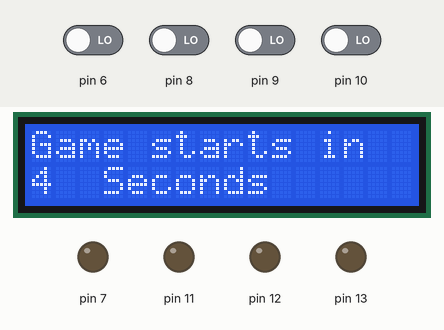
Simulated run of this sketch. Board: Arduino Uno, built with avr-gcc and run on an emulated ATmega328P. On the bench: 16×2 character LCD, output pins drawn as LEDs (lit = HIGH). Inputs (shaded band) come from the test bench; at power-on: pin 6, pin 8–10 LOW. Random numbers use the default seed unless the sketch sets one. At 16.2 s the program stops and its outputs stay as they are.

Above: at 1.1 s.
At 7.2 s:
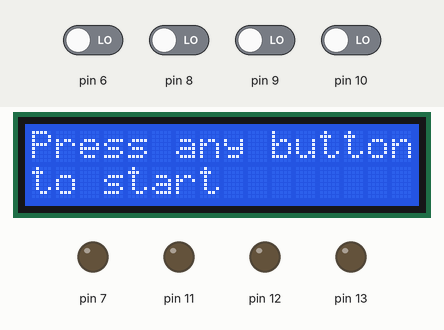
7.3 s: pin 6 driven HIGH
At 9.0 s:
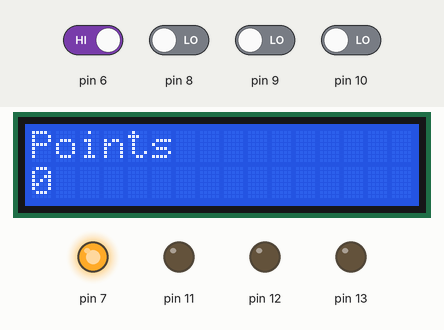
At 11.2 s:
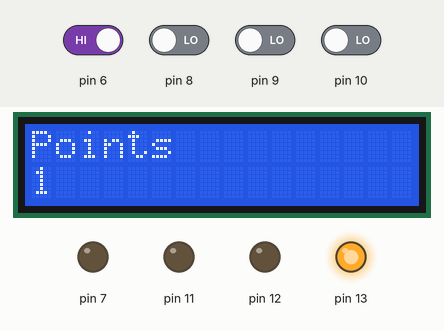
16.3 s: pin 8 driven HIGH
Timing chart, 0 to 17.7 s (numbered marks = the images above; inputs shaded):
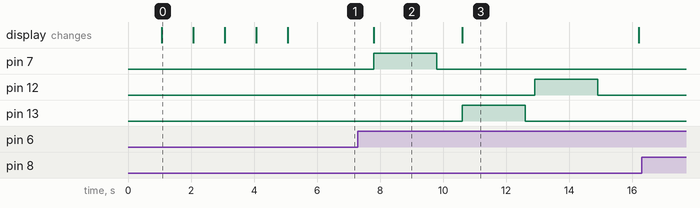

The sketch:

RememberLEDs.ino
```cpp
#include <LiquidCrystal.h>

LiquidCrystal lcd(0, 1, 2, 3, 4, 5);

int delayTimer = 2000;
int roundCounter = 0;
int lightCounter = 0;
int points = 0;

int lightList[100];
int listCounter = 0;

int previouslyPressedList[100];
int pressCounter = 0;

boolean gameStarted = false;

int i = 0;

int val1 = 0;
int val2 = 0;
int val3 = 0;
int val4 = 0;

void setup() {

    pinMode(6, INPUT);
    pinMode(7, OUTPUT);
    pinMode(8, INPUT);
    pinMode(9, INPUT);
    pinMode(10,INPUT);
    pinMode(13, OUTPUT);
    pinMode(12, OUTPUT);
    pinMode(11, OUTPUT);

  lcd.begin(16, 2);

  startGame();

  randomSeed(analogRead(0));
}

void loop() {

  val1 = digitalRead(6);
  val2 = digitalRead(8);
  val3 = digitalRead(9);
  val4 = digitalRead(10);

  if(val1 == HIGH) {
    updatePressedList(1);
    if(roundCounter == lightCounter){
      setLights();
   }
  }

  if(val2 == HIGH){
    updatePressedList(2);
    if(roundCounter == lightCounter){
      setLights();
   }
  }

  if (val3 == HIGH) {
    updatePressedList(3);
    if(roundCounter == lightCounter){
      setLights();
   }
  }

  if (val4 == HIGH) {
    updatePressedList(4);
    if(roundCounter == lightCounter){
      setLights();
   }
  }
}

void stopGame(){

 lcd.clear();
 lcd.setCursor(0,0);
 lcd.print("Final points");
 lcd.setCursor(0,1);
 lcd.print(points);

 while(true){
 }

}

void startGame(){

 lcd.print("Game starts in");
 lcd.setCursor(3,1);
 lcd.print("Seconds");
 for(int i = 5; i > 0; i--){

  lcd.setCursor(0, 1);
  lcd.print(i);
  delay(1000);
 }
 goLive();
}

void goLive(){

 lcd.clear();
 lcd.setCursor(0,0);
 lcd.print("Press any button");
 lcd.setCursor(0,1);
 lcd.print("to start");
 delay(1000);
 loop();

}

void setLights(){

  checkAnswer();
  lcd.clear();
  lcd.print("Points");
  lcd.setCursor(0,1);
  lightCounter++;
  lcd.print(points);
  for(int i = 0; i < lightCounter; i++){
  setRandomLight();
  }

}

void checkAnswer(){

 if(!gameStarted) {
  gameStarted = true;
 }

 else {
   for(int i = 0; i < listCounter; i++){

     if(previouslyPressedList[i] == lightList[i]){
      points++;
     }

     else {
      stopGame();
     }
  }
 }
 roundCounter = 0;
}

void setRandomLight() {

  int randNumber = random(1,5);

  if(randNumber == 1){
     updateLightList(1);
     lightUpRed();
  }
  else if(randNumber == 2){
     updateLightList(2);
     lightUpYellow();
  }
  else if(randNumber == 3){
     updateLightList(3);
     lightUpGreen();
  }
  else{
     updateLightList(4);
     lightUpBlue();
  }
}

void lightUpRed(){

 digitalWrite(7, HIGH);
 delay(delayTimer);
 digitalWrite(7, LOW);
 delay(300);

}

void lightUpYellow(){

 digitalWrite(11, HIGH);
 delay(delayTimer);
 digitalWrite(11, LOW);
 delay(300);

}

void lightUpGreen(){

 digitalWrite(12, HIGH);
 delay(delayTimer);
 digitalWrite(12, LOW);
 delay(300);

}

void lightUpBlue(){

 digitalWrite(13, HIGH);
 delay(delayTimer);
 digitalWrite(13, LOW);
 delay(300);
}

void updateLightList(int num){

 if(gameStarted){
  lightList[listCounter] = num;
  listCounter++;
 }
}

void updatePressedList(int num){

 delay(500);

 if(gameStarted){
  previouslyPressedList[pressCounter] = num;
  roundCounter++;
  pressCounter++;
 }
}
```

Measured:
- after the input at 7.3 s, pin 7: LOW → HIGH after 0.50 s, → LOW 2.0 s later; pin 12: LOW → HIGH after 5.6 s, → LOW 2.0 s later; pin 13: LOW → HIGH after 3.3 s, → LOW 2.0 s later; the display: changes after 0.50 s (image 2)
- after the input at 16.3 s, every drawn part: stays the same
- what the display in image 0 shows lasts 1.0 s, from 1.1 s to 2.1 s
- what the display in image 2 shows lasts 2.8 s, from 7.8 s to 10.6 s
- what the display in image 3 shows lasts 5.6 s, from 10.6 s to 16.2 s
